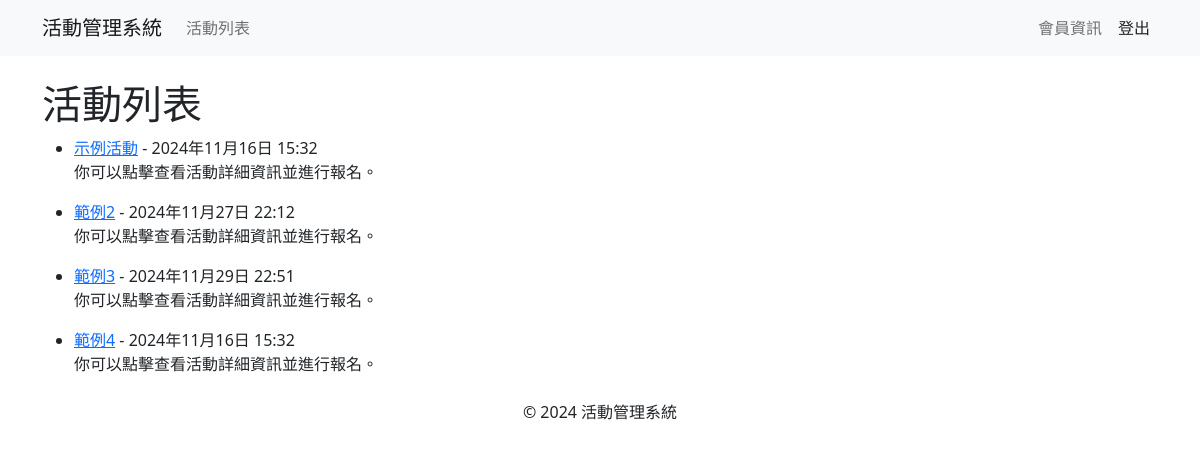
/events/ (signed in), run on the app's committed database.
### events/models.py (models this page shows, shortened)
class Event(models.Model):
    ACTIVITY_TYPES = [
        ('lecture', '講座'),
        ('seminar', '研討會'),
    ]
    STATUS_CHOICES = [
        ('open', '報名中'),
        ('closed', '報名截止'),
        ('not_open', '尚未開放報名'),
    ]
    name = models.CharField(max_length=200)
    description = models.TextField()
    event_time = models.DateTimeField()
    location = models.CharField(max_length=200)
    capacity_limit = models.PositiveIntegerField()
    registration_start = models.DateTimeField()
    registration_end = models.DateTimeField()
    activity_type = models.CharField(max_length=20, choices=ACTIVITY_TYPES)
    status = models.CharField(max_length=20, choices=STATUS_CHOICES, default='not_open')
    published_time = models.DateTimeField(auto_now_add=True)
    updated_time = models.DateTimeField(auto_now=True)
    poster = models.ImageField(upload_to='posters/', blank=True, null=True)
    language = models.CharField(max_length=100, blank=True, null=True)

### events/views.py (the view)
# urls.py: path('', views.event_list, name='event_list'),
@login_required(login_url='login')
def event_list(request):
    events = Event.objects.all()
    return render(request, 'events/event_list.html', {'events': events})

### templates/events/event_list.html (shortened to what this page needs)
{% extends 'base.html' %}
{% block content %}
    <h1>活動列表</h1>
    <ul>
        {% for event in events %}
            <li>
                <a href="{% url 'event_detail' event.id %}">{{ event.name }}</a> - {{ event.event_time }}
                <p>你可以點擊查看活動詳細資訊並進行報名。</p>
            </li>
        {% empty %}
            <li>目前沒有活動。</li>
        {% endfor %}
    </ul>
{% endblock %}

### data on the page
Event: name "示例活動", event_time "2024年11月16日 15:32"
Event: name "範例2", event_time "2024年11月27日 22:12"
Event: name "範例3", event_time "2024年11月29日 22:51"
Event: name "範例4", event_time "2024年11月16日 15:32"
